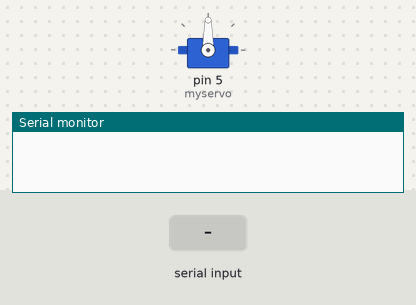
This sketch was run on a simulated Arduino Uno, built with avr-gcc and run on an emulated ATmega328P. On the bench: servo, the last lines printed to the serial monitor. The inputs (shaded band) are chosen by the test bench.

Above: at 1.2 s.
1.3 s: "l" received over Serial
At 2.0 s:
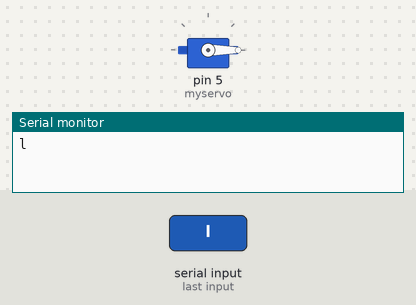
2.8 s: "r" received over Serial
At 3.2 s:
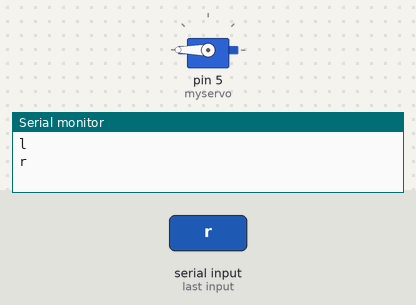
4.3 s: "c" received over Serial
At 5.5 s:
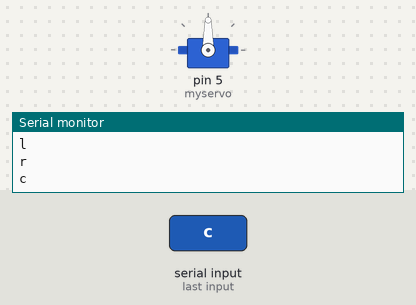
Timing chart, 0 to 7.3 s (numbered marks = the images above; inputs shaded):
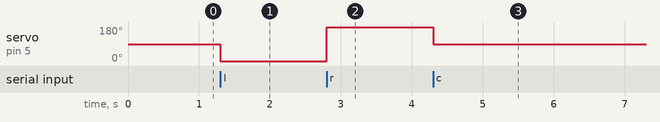

Measured:
- after the input at 1.3 s, servo on pin 5 (myservo): 90° → 0° at once
- after the input at 2.8 s, servo on pin 5 (myservo): 0° → 180° at once
- after the input at 4.3 s, servo on pin 5 (myservo): 180° → 90° at once

The sketch:

arduino_comm.ino
```cpp
#include <Servo.h>
Servo myservo;  // create servo object to control a servo
char inp;
void setup(){
      Serial.begin(9600);
      myservo.attach(5);
      myservo.write(90);
}

void loop(){
  if (Serial.available())
    {

    char inp = Serial.read();

    Serial.println(inp);
    if(inp == 'l'){
        myservo.write(0);
    }
    else if(inp == 'r'){
        myservo.write(180);
    }
    else if(inp == 'c'){
        myservo.write(90);
    }

  }
}
```
